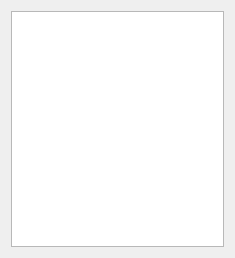
<?xml version="1.0" encoding="UTF-8"?>
<ui version="4.0">
 <class>HardwareGPIO</class>
 <widget class="QWidget" name="HardwareGPIO">
  <property name="geometry">
   <rect>
    <x>0</x>
    <y>0</y>
    <width>235</width>
    <height>258</height>
   </rect>
  </property>
  <property name="sizePolicy">
   <sizepolicy hsizetype="Expanding" vsizetype="Expanding">
    <horstretch>0</horstretch>
    <verstretch>0</verstretch>
   </sizepolicy>
  </property>
  <property name="minimumSize">
   <size>
    <width>200</width>
    <height>200</height>
   </size>
  </property>
  <property name="windowTitle">
   <string>Form</string>
  </property>
  <layout class="QVBoxLayout" name="verticalLayout">
   <property name="sizeConstraint">
    <enum>QLayout::SetMaximumSize</enum>
   </property>
   <item>
    <widget class="QGraphicsView" name="graphicsView">
     <property name="sizePolicy">
      <sizepolicy hsizetype="Expanding" vsizetype="Expanding">
       <horstretch>0</horstretch>
       <verstretch>0</verstretch>
      </sizepolicy>
     </property>
    </widget>
   </item>
  </layout>
 </widget>
 <resources/>
 <connections/>
</ui>
